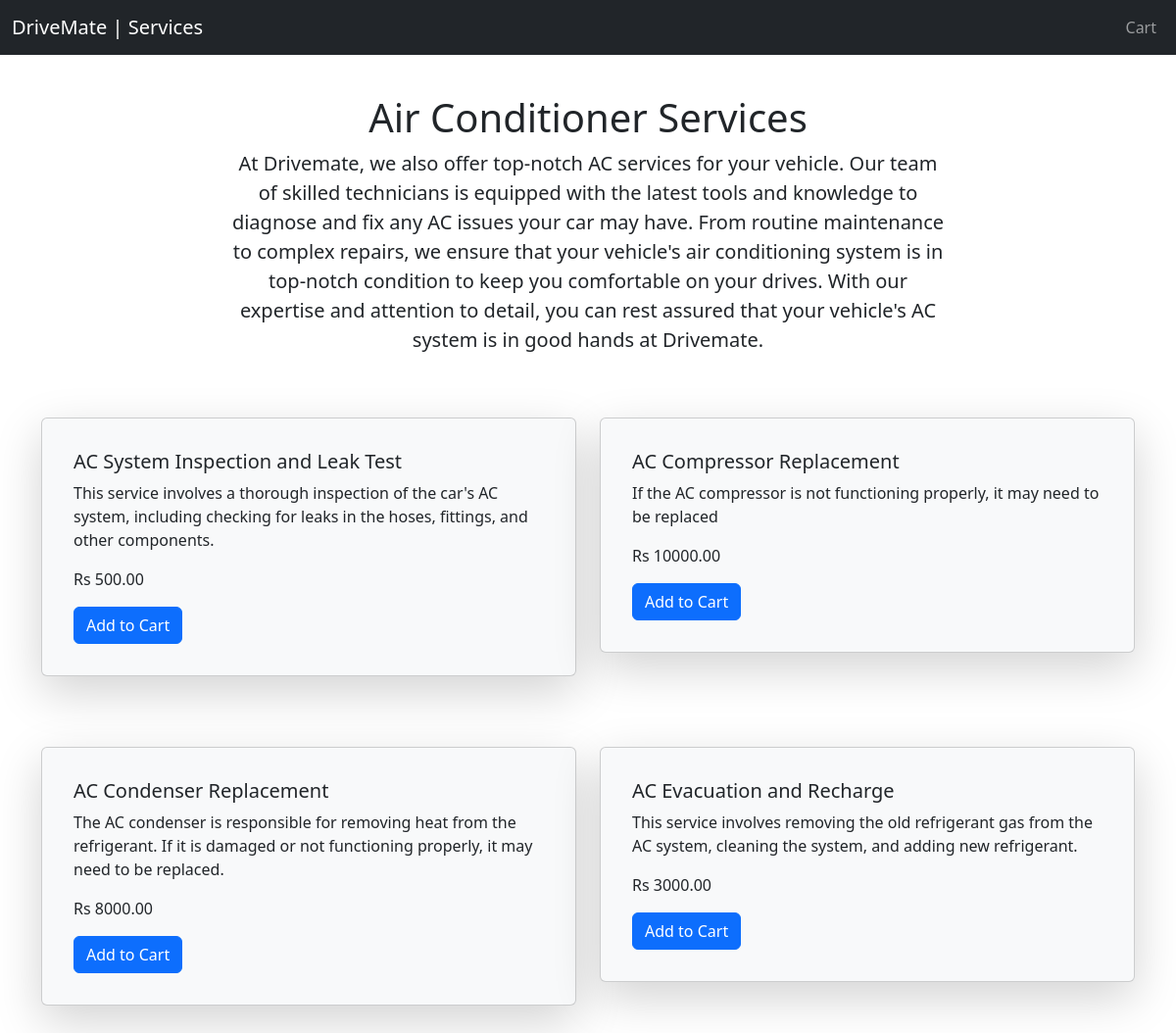
The app's page /acservices/ (signed in) with its own data.
### drivemate/models.py (models this page shows)
class Services(models.Model):
    id = models.AutoField(primary_key=True)
    name = models.CharField(max_length=255)
    category = models.CharField(max_length=255)
    price = models.DecimalField(max_digits=10, decimal_places=2)
    description = models.CharField(max_length=255, default=None, null=True)

### drivemate/views.py (the view)
# urls.py: path('acservices/', views.acservices, name='acservices'),
def acservices(request):
    if session_exists(request):
        ac_services = Services.objects.filter(category='AC')
        context = {
            'ac_services': ac_services
        }
        return render(request, 'acservice.html', context)

### drivemate/views.py (called while the page is built)
def session_exists(request):
    if request.session.get('customer_id'):
        return True
    else:
        return False

### templates/acservice.html
{% extends 'base.html' %}
{% block content %}
    {% include 'Navbars/ServicesNav.html' %}
 <div class="container">
        <div class="row justify-content-center align-items-center">
            <div class="col-md-8 text-center mb-5" style="margin-top: 40px">
                <h1 class="font-weight-bold">Air Conditioner Services</h1>
                <p class="lead">At Drivemate, we also offer top-notch AC services for your vehicle. Our team of skilled technicians is equipped with the latest tools and knowledge to diagnose and fix any AC issues your car may have. From routine maintenance to complex repairs, we ensure that your vehicle's air conditioning system is in top-notch condition to keep you comfortable on your drives. With our expertise and attention to detail, you can rest assured that your vehicle's AC system is in good hands at Drivemate.</p>
            </div>
        </div>
        <div class="row justify-content-center">
            {% for acs in ac_services %}
            <div class="col-md-6 mb-4">
                <div class="card shadow-lg p-3 mb-5 bg-body-tertiary rounded">
                    <div class="card-body">
                        <h5 class="card-title">{{ acs.name }}</h5>
                        <p class="card-text">{{ acs.description }}</p>
                        <p class="card-text">Rs {{ acs.price }}</p>
                        <a href="{% url 'add_to_cart' acs.name %}" class="btn btn-primary">Add to Cart</a>
                    </div>
                </div>
            </div>
            {% endfor %}
        </div>
    </div>
{% endblock %}

### templates/base.html (shortened to what this page needs)
<!DOCTYPE html>
<html>
<head>
<link href="https://cdn.jsdelivr.net/npm/bootstrap@5.3.0-alpha2/dist/css/bootstrap.min.css" rel="stylesheet">
</head>
<body>
    {% block content %}{% endblock %}
</body>
</html>

### templates/Navbars/ServicesNav.html (shortened to what this page needs)
<header>
  <nav class="navbar navbar-expand-md navbar-dark bg-dark">
    <div class="container-fluid">
      <a class="navbar-brand" >DriveMate | Services</a>
      <div class="collapse navbar-collapse justify-content-end" id="navbarNav">
        <ul class="navbar-nav">
          <li class="nav-item">
            <a class="nav-link" href="{% url 'cart' %}">
              Cart
            </a>
          </li>
        </ul>
      </div>
    </div>
  </nav>
</header>

### records on screen
Services: name "AC System Inspection and Leak Test", description "This service involves a thorough inspection of the car's AC system, including checking for leaks in the hoses, fittings, and other components.", price "500.00"
Services: name "AC Compressor Replacement", description "If the AC compressor is not functioning properly, it may need to be replaced", price "10000.00"
Services: name "AC Condenser Replacement", description "The AC condenser is responsible for removing heat from the refrigerant. If it is damaged or not functioning properly, it may need to be replaced.", price "8000.00"
Services: name "AC Evacuation and Recharge", description "This service involves removing the old refrigerant gas from the AC system, cleaning the system, and adding new refrigerant.", price "3000.00"
